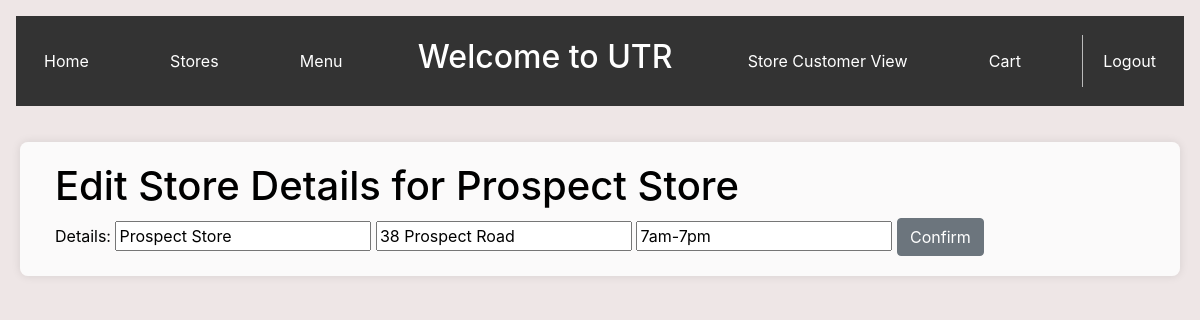
The page /editStore/3 on the database as committed earlier.
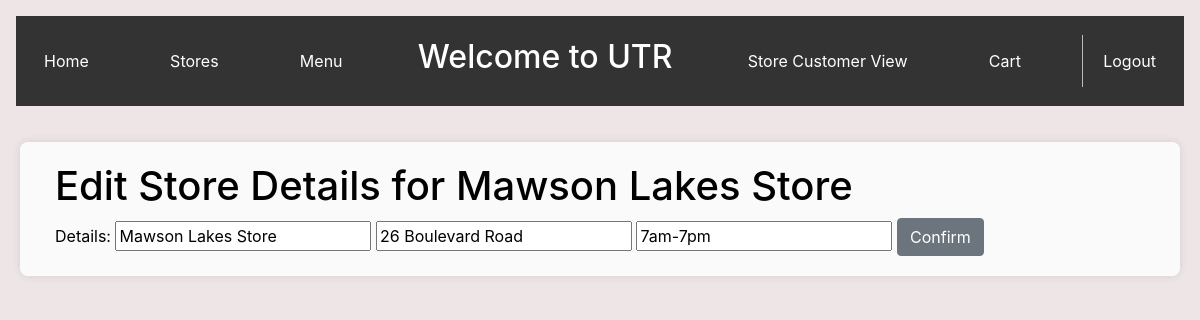
The same page on the database as committed later.
### app.py (models this page shows, shortened)
class Stores(db.Model):
    id = db.Column(db.Integer, primary_key=True)
    name = db.Column(db.String(100), nullable=False)
    address = db.Column(db.String(100), nullable=False)
    opening_hours = db.Column(db.String(50))
    petrols = db.relationship('Petrol', backref='store', lazy=True)

### app.py (the view, shortened to what this page needs)
@app.route('/editStore/<int:store_id>', methods=['GET', 'POST'])
def editStore(store_id):
    store = Stores.query.get_or_404(store_id)
    return render_template('editStore.html', store=store)

### templates/editStore.html (shortened to what this page needs)
{% extends 'base_manager.html' %}
{% block content %}
    <div class="container">
        <h1>Edit Store Details for {{ store.name }}</h1>
        <form action="{{ url_for('editStore', store_id=store.id) }}" method="POST">
            <label for="name">Details:</label>
            <input type="text" name="name" id="name" value="{{ store.name }}">
            <input type="text" name="address" id="address" value="{{ store.address }}">
            <input type="text" name="opening_hours" id="opening_hours" value="{{ store.opening_hours }}">
            <input type="submit" value="Confirm" class="btn btn-secondary">
        </form>
    </div>
{% endblock %}

Rows that differ between the two databases and show on the page:
changed Stores "7am-7pm": name "Prospect Store" → "Mawson Lakes Store"; address "38 Prospect Road" → "26 Boulevard Road"
